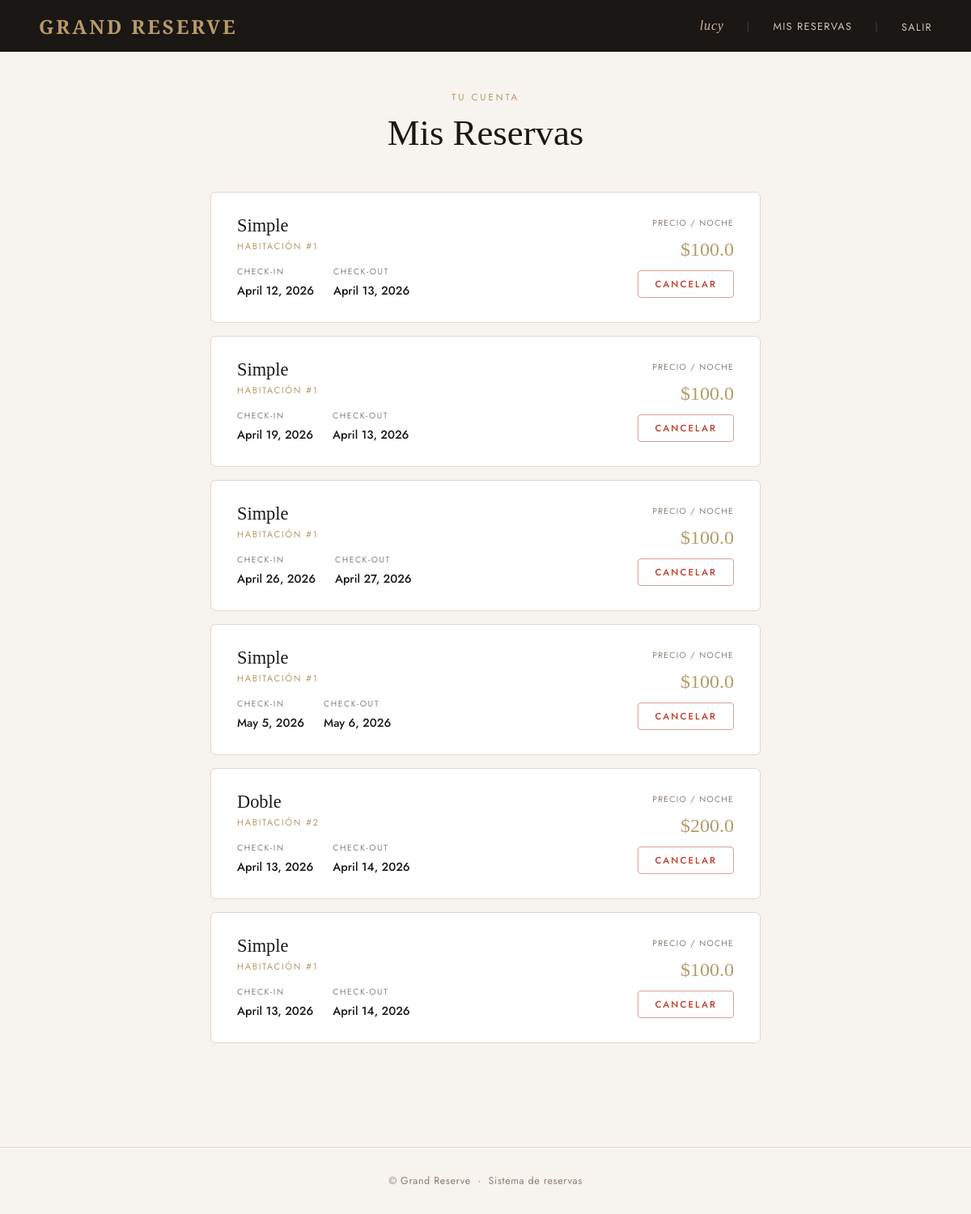
Page /my-reservations/ (signed in) on the committed database.
### booking/models.py (models this page shows)
class Reservation(models.Model):
    user = models.ForeignKey(User, on_delete=models.CASCADE)
    room = models.ForeignKey(Room, on_delete=models.CASCADE)
    check_in = models.DateField()
    check_out = models.DateField()

class Room(models.Model):
    ROOM_TYPES = [
        ('simple', 'Simple'),
        ('doble', 'Doble'),
        ('suite', 'Suite'),
    ]
    room_type = models.CharField(max_length=10, choices=ROOM_TYPES, default='simple')
    capacity = models.IntegerField(default=1)
    price = models.FloatField()
    description = models.TextField(blank=True, default='')

### booking/views.py (the view)
# urls.py: path('my-reservations/', views.my_reservations, name='my_reservations'),
@login_required
def my_reservations(request):
    reservations = Reservation.objects.filter(user=request.user)
    return render(request, 'booking/my_reservations.html', {
        'reservations': reservations
    })

### booking/context_processors.py (called while the page is built)
def admin_context(request):
    es_admin = False
    if request.user.is_authenticated:
        es_admin = request.user.groups.filter(name='Administradores').exists()
    return {'es_admin': es_admin}

### booking/templates/booking/my_reservations.html (shortened to what this page needs)
{% extends "booking/base.html" %}
{% block content %}
<div class="page-header">
    <p class="eyebrow">Tu cuenta</p>
    <h1>Mis Reservas</h1>
</div>
{% if reservations %}
<div class="reservations-list">
    {% for r in reservations %}
    <div class="reservation-card">
        <div class="res-main">
            <div class="res-type">{{ r.room.get_room_type_display }}</div>
            <div class="res-id">Habitación #{{ r.room.id }}</div>
            <div class="res-dates">
                <div class="res-date-item">
                    <label>Check-in</label>
                    <span>{{ r.check_in }}</span>
                </div>
                <div class="res-date-item">
                    <label>Check-out</label>
                    <span>{{ r.check_out }}</span>
                </div>
            </div>
        </div>
        <div class="res-actions">
            <span class="res-price-label">Precio / noche</span>
            <span class="res-price">${{ r.room.price }}</span>
            <a href="/cancel/{{ r.id }}/" class="btn btn-danger">Cancelar</a>
        </div>
    </div>
    {% endfor %}
</div>
{% else %}
<div class="empty-state">
    <h2>Sin reservas aún</h2>
    <p>Cuando realices una reserva aparecerá aquí.</p>
    <a href="/" class="btn">Buscar habitaciones</a>
</div>
{% endif %}
{% endblock %}

### booking/templates/booking/base.html (shortened to what this page needs)
<!DOCTYPE html>
<html lang="es">
<head>
</head>
<body>
<nav>
    <a href="/" class="nav-brand">Grand Reserve</a>
    <div class="nav-links">
        {% if user.is_authenticated %}
            <span class="username">{{ user.username }}</span>
            {% if es_admin %}
                <span class="admin-badge">Admin</span>
                <span class="divider">|</span>
                <a href="/admin-panel/">Panel Admin</a>
                <span class="divider">|</span>
                <a href="/add-room/">+ Habitación</a>
            {% else %}
                <span class="divider">|</span>
                <a href="/my-reservations/">Mis reservas</a>
            {% endif %}
            <span class="divider">|</span>
            <form method="POST" action="/logout/" style="display:inline;">
                <button type="submit" class="logout-btn">Salir</button>
            </form>
        {% else %}
            <a href="/login/">Iniciar sesión</a>
            <span class="divider">|</span>
            <a href="/register/">Registrarse</a>
        {% endif %}
    </div>
</nav>
<main>
    {% block content %}{% endblock %}
</main>
<footer>
    &copy; Grand Reserve &nbsp;·&nbsp; Sistema de reservas
</footer>
</body>
</html>

### booking/templates/booking/base.html (style rules this page uses)
:root { --cream: #f7f3ee; --dark: #1a1714; --gold: #b89a6a; --gold-light: #d4b896; --muted: #8a7f74; --border: #e0d8ce; --white: #ffffff; --error: #c0392b; --success: #2d6a4f; }
* { box-sizing: border-box; margin: 0; padding: 0; }
body { font-family: 'Jost', sans-serif; background: var(--cream); color: var(--dark); min-height: 100vh; }
nav { background: var(--dark); padding: 0 48px; display: flex; align-items: center; justify-content: space-between; height: 64px; position: sticky; top: 0; z-index: 100; }
.nav-brand { font-family: 'Cormorant Garamond', serif; font-size: 1.5rem; font-weight: 600; color: var(--gold); letter-spacing: 0.12em; text-decoration: none; text-transform: uppercase; }
.nav-links { display: flex; align-items: center; gap: 28px; }
.nav-links a, .nav-links span { color: #ccc5bb; text-decoration: none; font-size: 0.8rem; font-weight: 400; letter-spacing: 0.1em; text-transform: uppercase; transition: color 0.2s; }
.nav-links .divider { color: #444; }
.nav-links .username { color: var(--gold-light); font-style: italic; font-family: 'Cormorant Garamond', serif; font-size: 1rem; letter-spacing: 0.05em; text-transform: none; }
.logout-btn { background: none; border: none; color: #ccc5bb; font-size: 0.8rem; font-weight: 400; letter-spacing: 0.1em; text-transform: uppercase; cursor: pointer; font-family: 'Jost', sans-serif; padding: 0; transition: color 0.2s; }
main { max-width: 960px; margin: 0 auto; padding: 48px 24px; }
.page-header { text-align: center; margin-bottom: 48px; }
.page-header .eyebrow { font-size: 0.72rem; letter-spacing: 0.25em; text-transform: uppercase; color: var(--gold); margin-bottom: 12px; }
.page-header h1 { font-family: 'Cormorant Garamond', serif; font-size: 2.8rem; font-weight: 300; color: var(--dark); line-height: 1.1; }
label { display: block; font-size: 0.72rem; letter-spacing: 0.15em; text-transform: uppercase; color: var(--muted); margin-bottom: 8px; }
.btn { display: inline-block; padding: 13px 36px; background: var(--dark); color: var(--gold); font-family: 'Jost', sans-serif; font-size: 0.78rem; font-weight: 500; letter-spacing: 0.18em; text-transform: uppercase; text-decoration: none; border: none; border-radius: 4px; cursor: pointer; transition: background 0.2s, color 0.2s; }
.btn-danger { background: transparent; border: 1px solid #d9a09a; color: var(--error); padding: 8px 20px; font-size: 0.72rem; }
footer { text-align: center; padding: 32px; color: var(--muted); font-size: 0.78rem; letter-spacing: 0.05em; border-top: 1px solid var(--border); margin-top: 80px; }
a { color: var(--gold); text-decoration: none; }

### booking/templates/booking/my_reservations.html (style rules this page uses)
.reservations-list { display: flex; flex-direction: column; gap: 16px; max-width: 680px; margin: 0 auto; }
.reservation-card { background: var(--white); border: 1px solid var(--border); border-radius: 6px; padding: 28px 32px; display: grid; grid-template-columns: 1fr auto; gap: 20px; align-items: center; transition: box-shadow 0.2s; }
.res-type { font-family: 'Cormorant Garamond', serif; font-size: 1.4rem; font-weight: 400; color: var(--dark); margin-bottom: 4px; }
.res-id { font-size: 0.7rem; letter-spacing: 0.15em; text-transform: uppercase; color: var(--gold); margin-bottom: 16px; }
.res-dates { display: flex; gap: 24px; }
.res-date-item label { font-size: 0.65rem; letter-spacing: 0.15em; text-transform: uppercase; color: var(--muted); display: block; margin-bottom: 4px; }
.res-date-item span { font-size: 0.9rem; font-weight: 500; color: var(--dark); }
.res-actions { text-align: right; }
.res-price { font-family: 'Cormorant Garamond', serif; font-size: 1.5rem; color: var(--gold); margin-bottom: 12px; display: block; }
.res-price-label { font-size: 0.65rem; letter-spacing: 0.12em; text-transform: uppercase; color: var(--muted); display: block; margin-bottom: 12px; }

### rows in the picture
Reservation: room.room_type "Simple", room.id "1", check_in "April 12, 2026", check_out "April 13, 2026", room.price "100.0"
Reservation: room.room_type "Simple", room.id "1", check_in "April 19, 2026", check_out "April 13, 2026", room.price "100.0"
Reservation: room.room_type "Simple", room.id "1", check_in "April 26, 2026", check_out "April 27, 2026", room.price "100.0"
Reservation: room.room_type "Simple", room.id "1", check_in "May 5, 2026", check_out "May 6, 2026", room.price "100.0"
Reservation: room.room_type "Doble", room.id "2", check_in "April 13, 2026", check_out "April 14, 2026", room.price "200.0"
Reservation: room.room_type "Simple", room.id "1", check_in "April 13, 2026", check_out "April 14, 2026", room.price "100.0"

### other values in the picture
{{ user.username }} "lucy"
